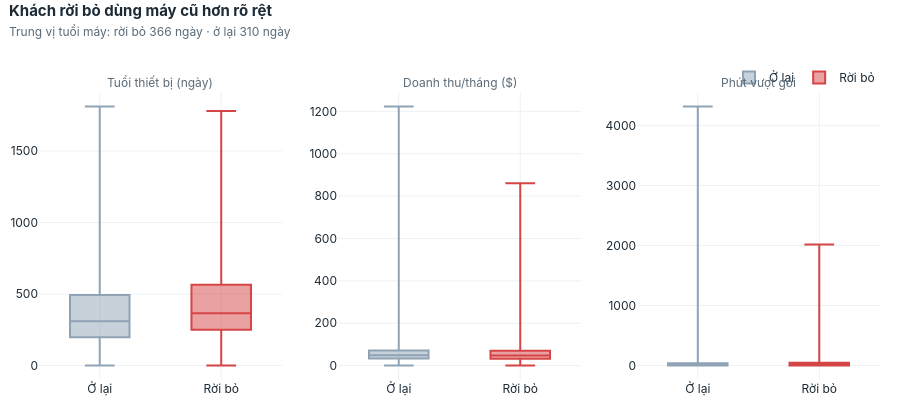

This figure's notebook cell:
### Markdown cell above
### C04 — Giá trị ngoại lệ và độ phân tán ở các biến chính?

### Code cell
show("C04_box_plot")

### Figure 1 — Plotly figure (JSON) as saved in the notebook; plotly's stock layout.template omitted (floating-point values rounded to 4 significant figures; data arrays with more than 128 entries replaced by an {"elided": "..."} marker saying what was removed)
{"data": [{"boxpoints": false, "legendgroup": "Ở lại", "marker": {"color": "#8FA3B5"}, "name": "Ở lại", "showlegend": true, "type": "box", "xaxis": "x", "y": {"elided": "36267 float values"}, "yaxis": "y"}, {"boxpoints": false, "legendgroup": "Rời bỏ", "marker": {"color": "#D64545"}, "name": "Rời bỏ", "showlegend": true, "type": "box", "xaxis": "x", "y": {"elided": "14695 float values"}, "yaxis": "y"}, {"boxpoints": false, "legendgroup": "Ở lại", "marker": {"color": "#8FA3B5"}, "name": "Ở lại", "showlegend": false, "type": "box", "xaxis": "x2", "y": {"elided": "36267 float values"}, "yaxis": "y2"}, {"boxpoints": false, "legendgroup": "Rời bỏ", "marker": {"color": "#D64545"}, "name": "Rời bỏ", "showlegend": false, "type": "box", "xaxis": "x2", "y": {"elided": "14695 float values"}, "yaxis": "y2"}, {"boxpoints": false, "legendgroup": "Ở lại", "marker": {"color": "#8FA3B5"}, "name": "Ở lại", "showlegend": false, "type": "box", "xaxis": "x3", "y": {"elided": "36267 float values"}, "yaxis": "y3"}, {"boxpoints": false, "legendgroup": "Rời bỏ", "marker": {"color": "#D64545"}, "name": "Rời bỏ", "showlegend": false, "type": "box", "xaxis": "x3", "y": {"elided": "14695 float values"}, "yaxis": "y3"}], "layout": {"annotations": [{"font": {"color": "#5B6B78", "size": 12}, "showarrow": false, "text": "Tuổi thiết bị (ngày)", "x": 0.1444, "xanchor": "center", "xref": "paper", "y": 1.0, "yanchor": "bottom", "yref": "paper"}, {"font": {"color": "#5B6B78", "size": 12}, "showarrow": false, "text": "Doanh thu/tháng ($)", "x": 0.5, "xanchor": "center", "xref": "paper", "y": 1.0, "yanchor": "bottom", "yref": "paper"}, {"font": {"color": "#5B6B78", "size": 12}, "showarrow": false, "text": "Phút vượt gói", "x": 0.8556, "xanchor": "center", "xref": "paper", "y": 1.0, "yanchor": "bottom", "yref": "paper"}], "font": {"color": "#1D2B36", "family": "Inter, Segoe UI, Arial, sans-serif", "size": 12}, "height": 420, "hoverlabel": {"bgcolor": "white", "font": {"color": "#1D2B36", "family": "Inter, Segoe UI, Arial, sans-serif"}}, "legend": {"orientation": "h", "title": {}, "x": 1, "xanchor": "right", "y": 1.0, "yanchor": "bottom"}, "margin": {"b": 40, "l": 10, "r": 20, "t": 92}, "paper_bgcolor": "white", "plot_bgcolor": "white", "separators": ",.", "title": {"font": {"color": "#1D2B36", "size": 15}, "pad": {"t": 8}, "text": "<b>Khách rời bỏ dùng máy cũ hơn rõ rệt</b><br><span style='font-size:12px;color:#5B6B78'>Trung vị tuổi máy: rời bỏ 366 ngày · ở lại 310 ngày</span>", "x": 0.01, "xanchor": "left", "y": 0.98, "yanchor": "top"}, "xaxis": {"anchor": "y", "automargin": true, "domain": [0.0, 0.2889], "gridcolor": "#EDF1F4", "title": {"font": {"color": "#5B6B78"}}, "zeroline": false}, "xaxis2": {"anchor": "y2", "automargin": true, "domain": [0.3556, 0.6444], "gridcolor": "#EDF1F4", "title": {"font": {"color": "#5B6B78"}}, "zeroline": false}, "xaxis3": {"anchor": "y3", "automargin": true, "domain": [0.7111, 1.0], "gridcolor": "#EDF1F4", "title": {"font": {"color": "#5B6B78"}}, "zeroline": false}, "yaxis": {"anchor": "x", "automargin": true, "domain": [0.0, 1.0], "gridcolor": "#EDF1F4", "title": {"font": {"color": "#5B6B78"}}, "zeroline": false}, "yaxis2": {"anchor": "x2", "automargin": true, "domain": [0.0, 1.0], "gridcolor": "#EDF1F4", "title": {"font": {"color": "#5B6B78"}}, "zeroline": false}, "yaxis3": {"anchor": "x3", "automargin": true, "domain": [0.0, 1.0], "gridcolor": "#EDF1F4", "title": {"font": {"color": "#5B6B78"}}, "zeroline": false}}}
